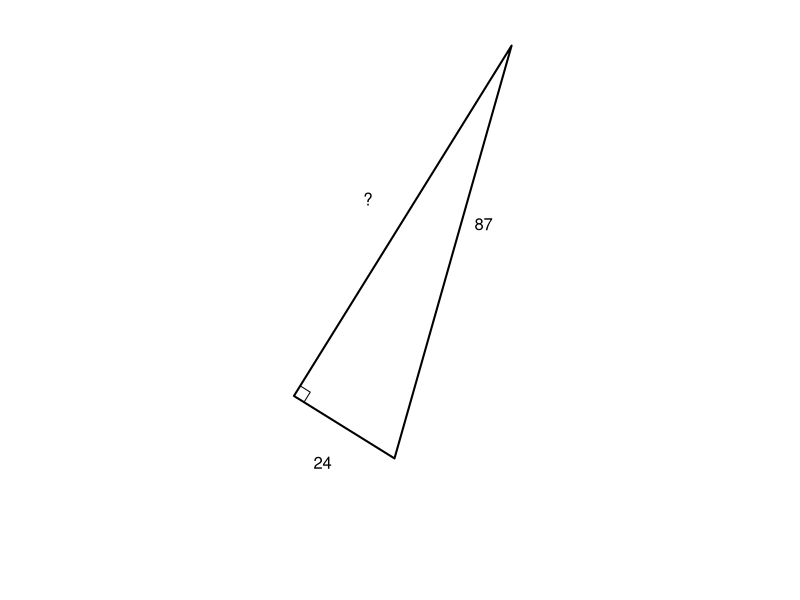

This chart was generated by the following R code:
## ---- chunk 1
ab = sample(11:99,2)

a = ab[1]
b = ab[2]
c = round(sqrt(a^2+b^2))
b = sqrt(c^2-a^2)

## ---- chunk 2
x0 = c(-2/3*b,1/3*b,1/3*b)
y0 = c(-1/3*a,-1/3*a,2/3*a)
r0 = sqrt(x0^2+y0^2)
r0max = max(r0)

bsize = 1/10*min(c(a,b))
xb0 = c(1/3*b-bsize,1/3*b-bsize,1/3*b)
yb0 = c(-1/3*a,-1/3*a+bsize,-1/3*a+bsize)

ang = atan(a/b)
tbump = 1/10*max(c(a,b))
xt0 = c(-1/6*b,1/3*b+tbump,-1/6*b-cos(ang)*tbump)
yt0 = c(-1/3*a-tbump,1/6*a,1/6*a+sin(ang)*tbump)

th = runif(1,0,2*pi)

if(sample(1:2,1)==2){
    x0 = -x0
    xb0 = -xb0
    xt0 = -xt0
}


x1 = cos(th)*x0-sin(th)*y0
y1 = sin(th)*x0+cos(th)*y0
xb1 = cos(th)*xb0-sin(th)*yb0
yb1 = sin(th)*xb0+cos(th)*yb0
xt1 = cos(th)*xt0-sin(th)*yt0
yt1 = sin(th)*xt0+cos(th)*yt0

par(mar=c(0,0,0,0),pty="s")
plot(0,0,"n",axes=F,ann=F,xlim=c(-r0max,r0max),ylim=c(-r0max,r0max))

polygon(x1,y1,lwd=2)
lines(xb1,yb1,lwd=1)

text(xt1,yt1,c("?",a,c))
